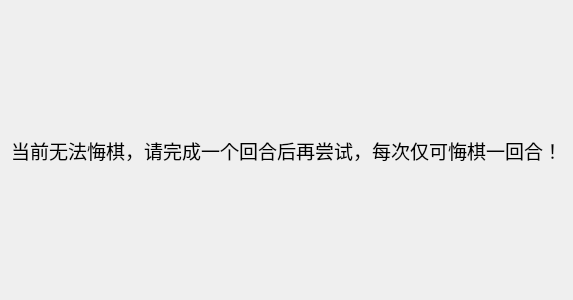
<?xml version="1.0" encoding="UTF-8"?>
<ui version="4.0">
 <class>huiqif</class>
 <widget class="QDialog" name="huiqif">
  <property name="geometry">
   <rect>
    <x>0</x>
    <y>0</y>
    <width>400</width>
    <height>300</height>
   </rect>
  </property>
  <property name="windowTitle">
   <string>无法悔棋！</string>
  </property>
  <layout class="QVBoxLayout" name="verticalLayout">
   <item>
    <widget class="QLabel" name="huiqifail">
     <property name="font">
      <font>
       <family>Adobe 黑体 Std R</family>
       <pointsize>14</pointsize>
       <weight>50</weight>
       <bold>false</bold>
      </font>
     </property>
     <property name="text">
      <string>当前无法悔棋，请完成一个回合后再尝试，每次仅可悔棋一回合！</string>
     </property>
    </widget>
   </item>
  </layout>
 </widget>
 <resources/>
 <connections/>
</ui>
